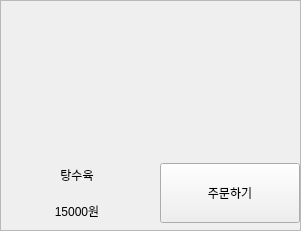
            <widget class="QFrame" name="frame_12">
             <property name="minimumSize">
              <size>
               <width>301</width>
               <height>231</height>
              </size>
             </property>
             <property name="maximumSize">
              <size>
               <width>301</width>
               <height>231</height>
              </size>
             </property>
             <property name="frameShape">
              <enum>QFrame::StyledPanel</enum>
             </property>
             <property name="frameShadow">
              <enum>QFrame::Raised</enum>
             </property>
             <widget class="QWidget" name="verticalLayoutWidget_16">
              <property name="geometry">
               <rect>
                <x>0</x>
                <y>0</y>
                <width>302</width>
                <height>228</height>
               </rect>
              </property>
              <layout class="QVBoxLayout" name="verticalLayout_37">
               <item>
                <widget class="QLabel" name="label_53">
                 <property name="minimumSize">
                  <size>
                   <width>300</width>
                   <height>150</height>
                  </size>
                 </property>
                 <property name="maximumSize">
                  <size>
                   <width>300</width>
                   <height>150</height>
                  </size>
                 </property>
                 <property name="text">
                  <string/>
                 </property>
                 <property name="pixmap">
                  <pixmap>../img/탕수육.jpg</pixmap>
                 </property>
                 <property name="scaledContents">
                  <bool>true</bool>
                 </property>
                </widget>
               </item>
               <item>
                <layout class="QHBoxLayout" name="horizontalLayout_19">
                 <item>
                  <layout class="QVBoxLayout" name="verticalLayout_38">
                   <item>
                    <widget class="QLabel" name="label_54">
                     <property name="minimumSize">
                      <size>
                       <width>150</width>
                       <height>30</height>
                      </size>
                     </property>
                     <property name="maximumSize">
                      <size>
                       <width>150</width>
                       <height>30</height>
                      </size>
                     </property>
                     <property name="layoutDirection">
                      <enum>Qt::LeftToRight</enum>
                     </property>
                     <property name="text">
                      <string>탕수육</string>
                     </property>
                     <property name="alignment">
                      <set>Qt::AlignCenter</set>
                     </property>
                    </widget>
                   </item>
                   <item>
                    <widget class="QLabel" name="label_55">
                     <property name="minimumSize">
                      <size>
                       <width>150</width>
                       <height>30</height>
                      </size>
                     </property>
                     <property name="maximumSize">
                      <size>
                       <width>150</width>
                       <height>30</height>
                      </size>
                     </property>
                     <property name="text">
                      <string>15000원</string>
                     </property>
                     <property name="alignment">
                      <set>Qt::AlignCenter</set>
                     </property>
                    </widget>
                   </item>
                  </layout>
                 </item>
                 <item>
                  <widget class="QPushButton" name="selectButton_7">
                   <property name="minimumSize">
                    <size>
                     <width>140</width>
                     <height>60</height>
                    </size>
                   </property>
                   <property name="maximumSize">
                    <size>
                     <width>140</width>
                     <height>60</height>
                    </size>
                   </property>
                   <property name="styleSheet">
                    <string notr="true">QPushButton:pressed {
    background-color: grey;  /* 버튼을 눌렀을 때 배경색 */
    color: white;            /* 버튼을 눌렀을 때 글자색 */
}</string>
                   </property>
                   <property name="text">
                    <string>주문하기</string>
                   </property>
                  </widget>
                 </item>
                </layout>
               </item>
              </layout>
             </widget>
            </widget>
